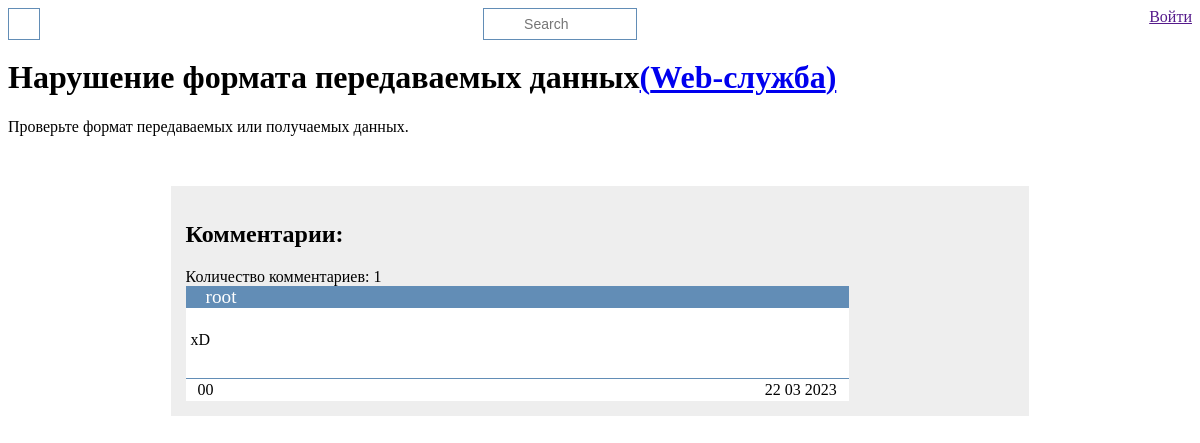
/symptom/3, run on the app's committed database.
### problem/models.py (models this page shows, shortened)
class Symptom(models.Model):
    name        = models.CharField(max_length=100)
    description = models.TextField(blank=True)
    problem     = models.ForeignKey(Problem, on_delete=models.CASCADE)
    comments    = GenericRelation('Comment')

class Problem(models.Model):
    name        = models.CharField(max_length=100)
    description = models.CharField(max_length=150, blank=True)
    solution    = models.TextField(blank=True)
    comments    = GenericRelation("Comment")
    def get_absolute_url(self):
        return reverse("problem_detail", kwargs={"pk": self.pk})
    def __str__(self):
        return self.name

class Comment(MPTTModel):
    parent = TreeForeignKey('self', blank=True, null=True, verbose_name="Родительская категория", related_name="children", on_delete=models.CASCADE, editable=False)
    user = models.ForeignKey(User, blank=True, null=True, on_delete=models.CASCADE, verbose_name="Пользователь")
    body = models.TextField(verbose_name="Комментарий")
    like = models.IntegerField(default=0, verbose_name="like")
    dislike = models.IntegerField(default=0, verbose_name="dislike")
    user_like = models.ManyToManyField(User, verbose_name="Кто поставил лайк", related_name="users_like", blank=True)
    user_dislike = models.ManyToManyField(User, verbose_name="Кто поставил дизлайк", related_name="users_dislike", blank=True)
    count_comment = models.IntegerField(default=0, verbose_name="Количество комментариев")
    is_active = models.BooleanField(default=False, verbose_name="Модерация")
    created = models.DateTimeField(auto_now_add=True, verbose_name="Создан")
    updated = models.DateTimeField(auto_now=True, verbose_name="Обновлен")
    content_type = models.ForeignKey(ContentType, on_delete=models.CASCADE)
    object_id = models.PositiveIntegerField()
    content_object = GenericForeignKey("content_type", "object_id")
    class Meta:
        verbose_name = "Комментарий"
        verbose_name_plural = "Коментарии"
        ordering = ["-created"]

### problem/views.py (the view)
# urls.py: path("symptom/<slug:pk>", views.SymptomDetailView.as_view(), name="symptom_detail"),
class SymptomDetailView(generic.DetailView):
    model = Symptom

### problem/templatetags/forms.py
class CommentForm(forms.ModelForm):
    class Meta:
        model = Comment
        fields = ("body",)
        labels = {
            "body": ""
        }

### problem/templatetags/comments.py (called while the page is built)
@register.inclusion_tag(filename="add_comment.html")
def add_comment(obj, request):
    form_initial = {"content_type": ContentType.objects.get_for_model(obj), "object_id": obj.pk}
    comments = obj.comments.filter(is_active=True).order_by("-created")
    all_coments = comments.count()
    paginator = Paginator(comments, 5)
    page = request.GET.get('page')
    comments = paginator.get_page(page)
    form = CommentForm(initial=form_initial)
    return {
        "comments": comments,
        "all_comment": all_coments,
        "request": request,
        "form": form,
        "obj": obj,
        "content_type": ContentType.objects.get_for_model(obj),
    }

### problem/templates/problem/symptom_detail.html
{% extends 'base_generic.html' %}
{% block content %}
    <h1>{{ symptom.name }}<a href="{{ symptom.problem.get_absolute_url }}">({{ symptom.problem }})</a></h1>
    <div class="symptom-description">
        {{ symptom.description }}
    </div>
{% endblock content %}
{% block comment %}
    {% load comments %}
    {% add_comment symptom request%}
{% endblock comment %}

### problem/templates/add_comment.html (shortened to what this page needs)
<div class="comment-tree">
    <h2 class="subtitle is-4">Комментарии:</h2>
    <span class="comment-count">Количество комментариев: {{ all_comment }}</span>
    <div class="comment-container">
        {% for comment in comments %}
            <div class="comment">
                <span class="comment-author">{{ comment.user }}</span>
                <div class="comment-body">
                    {{ comment.body.strip }}
                </div>
                <div class="comment-footer">
                    <div class="ld-container" data-id="{{ comment.pk }}">
                        {% if request.user in comment.user_like.all %}
                            <span class="likes selected">{{ comment.like }} </span>
                        {% else %}
                        <span class="likes">{{ comment.like }} </span>
                        {% endif %}
                        {% if request.user in comment.user_dislike.all %}
                            <span class="dislikes selected">{{ comment.dislike }}</span>
                        {% else %}
                            <span class="dislikes">{{ comment.dislike }}</span>
                        {% endif %}
                    </div>
                    <span class="comment-date">
                        {{ comment.created|date:"d m Y" }}
                    </span>
                </div>
            </div>
        {% endfor %}
    </div>
</div>

### problem/static/css/style.css (style rules this page uses)
:root { --main-container-bg-color: #eee; --main-border-color: #628DB6; --main-solution-color: #c9f0dd; --main-card-bg-color: whitesmoke; --hover-color: rgb(175, 175, 175); --comment-color: rgb(125, 225, 255); --comment-color-hover: rgb(79, 209, 248); --dangerous-color: #FF4040; }
.comment-tree { display: flex; width: 70%; margin: auto; margin-top: 50px; padding: 15px; background-color: var(--main-container-bg-color); justify-content: center; flex-direction: column; }
.username, .comment-author { padding-left: 20px; background-color: var(--main-border-color); color: white; font-size: larger; }
.comment-container { display: flex; flex-direction: column; gap: 15px; }
.comment { display: flex; justify-content: center; flex-direction: column; width: 80%; }
.comment-body { min-height: 60px; padding: 5px; background-color: white; border-bottom:1px solid var(--main-border-color); white-space: pre-line; }
.comment-footer { display: flex; min-height: 20px; padding-left: 10px; padding-right: 10px; justify-content: space-between; background-color: white; }
.comment-footer > * { display: flex; justify-content: center; align-items: center; margin: 2px; }
.likes, .dislikes { cursor: pointer; }
.likes::before { content: url('https://api.iconify.design/uiw/like-o.svg'); }
.dislikes::before { content: url('https://api.iconify.design/uiw/dislike-o.svg'); }

### data on the page
Symptom: name "Нарушение формата передаваемых данных", problem "Web-служба", description "Проверьте формат передаваемых или получаемых данных."
Comment: user "root", body.strip "xD", like "0", dislike "0", created "22 03 2023"

### other printed values
{{ all_comment }} "1"
